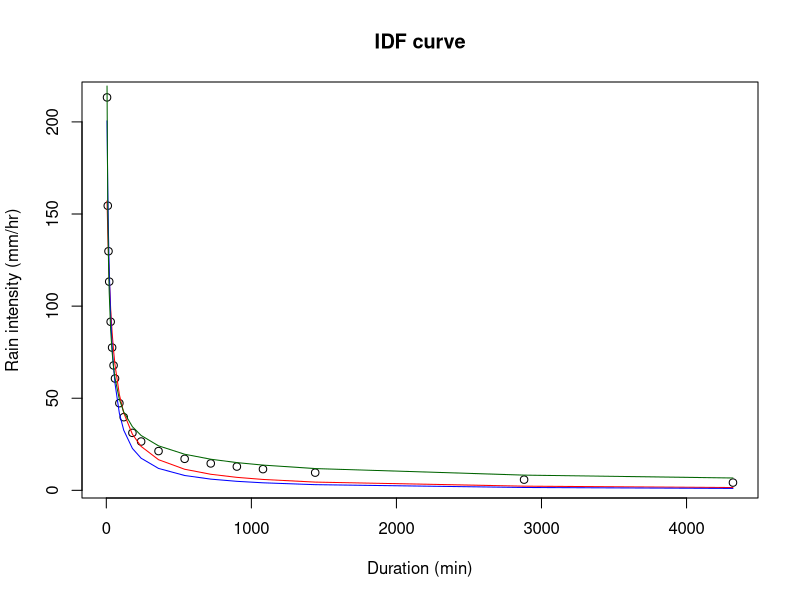

Write the R code that produced this figure.
# 50-yr frequency rainfall at the Gimcheon area
# define data: rainfall intensity and duration 
intensity <-
  c(213.3, 154.5, 129.8, 113.3, 91.5, 
    77.5,  67.8,  60.7,  47.3,  39.7, 
    31.2,  26.5,  21.3,  17.1,  14.6, 
    12.9,  11.5,  9.6,   5.8,   4.2)
duration <-
  c(5,10,15,20,30,
    40,50,60,90,120,
    180,240,360,540,720,
    900,1080,1440,2880,4320)

# draw a plot for duration-intensity relation
plot(duration,intensity,
     xlab = "Duration (min)",
     ylab = "Rain intensity (mm/hr)",
     main = "IDF curve")

# Define Talbot-type IDF curve
a = 6600
b = 37
intensity.talbot = a/(duration + b)

# add a Talbot curve with non-optimal parameters
lines(duration,intensity.talbot, col = "red")

# nonlinear regression to find optimal parameters
nls_talbot=nls(intensity ~ a/(duration+b),start=list(a=6600,b=37)) 

# draw a Talbot curve with optimal parameters
lines(duration,predict(nls_talbot),col="blue")

# check the regression result
nls_talbot

# nonlinear regression to find optimal parameters
nls_sherman=nls(intensity ~ a/(duration^n),start=list(a=600,n=0.9))

# draw a Sherman curve with optimal parameters
lines(duration,predict(nls_sherman),col="dark green")
# check the regression result
nls_sherman
